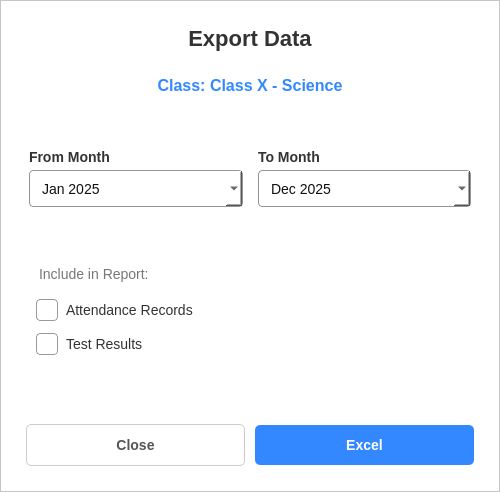
<?xml version="1.0" encoding="UTF-8"?>
<ui version="4.0">
 <class>ExportReportPopup</class>
 <widget class="QDialog" name="ExportReportPopup">
  <property name="geometry">
   <rect>
    <x>0</x>
    <y>0</y>
    <width>500</width>
    <height>492</height>
   </rect>
  </property>
  <property name="windowTitle">
   <string>Export Reports</string>
  </property>
  <property name="styleSheet">
   <string notr="true">background-color: rgb(255, 255, 255);</string>
  </property>
  <layout class="QVBoxLayout" name="verticalLayout">
   <property name="spacing">
    <number>0</number>
   </property>
   <property name="leftMargin">
    <number>0</number>
   </property>
   <property name="topMargin">
    <number>0</number>
   </property>
   <property name="rightMargin">
    <number>0</number>
   </property>
   <property name="bottomMargin">
    <number>0</number>
   </property>
   <item>
    <widget class="QFrame" name="backgroundFrame">
     <property name="styleSheet">
      <string notr="true">#backgroundFrame {
    background-color: white;
}
QLabel {
    color: #333;
    font-family: &quot;Segoe UI&quot;;
    font-size: 14px;
    font-weight: 600;
    border: none; 
}
#label_class_name {
    color: #3388FF;
    font-size: 16px;
    font-weight: 700;
}

/* Checkbox Style */
QCheckBox {
    font-family: &quot;Segoe UI&quot;;
    font-size: 14px;
    color: #333;
    spacing: 8px;
}
QCheckBox::indicator {
    width: 20px;
    height: 20px;
    border: 1px solid #999;
    border-radius: 4px;
    background: white;
}
QCheckBox::indicator:checked {
    background-color: #3388FF;
    border: 1px solid #3388FF;
    image: url(icons/checked.png); /* Ensure you handle the icon or remove this line if strictly relying on color */
}

/* General Input Style */
QDateEdit {
    height: 35px;
    padding: 0 10px;
    font-family: &quot;Segoe UI&quot;;
    font-size: 14px;
    color: #111;
    border: 1px solid rgb(150, 150, 150);
    background: #fff;
    border-radius: 4px;
}
QDateEdit:focus {
    border: 1.5px solid #3388FF;
}
QCalendarWidget QWidget { background-color: white; color: black; }
QCalendarWidget QAbstractItemView:enabled { 
    color: black; 
    selection-background-color: #3388FF; 
    selection-color: white;
}
QCalendarWidget QToolButton { color: black; icon-size: 25px; }
QCalendarWidget QSpinBox { background-color: white; color: black; }

QPushButton {
    height: 40px;
    padding: 0 16px;
    border: none;
    border-radius: 5px;
    font-family: &quot;Segoe UI&quot;;
    font-size: 14px;
    font-weight: 700;
    color: white;
}

#btn_excel {
    background-color: #3388FF;
}
#btn_excel:hover { background-color: #0055FF; }

#btn_close {
    background-color: transparent;
    color: #555;
    border: 1px solid #ccc;
}
#btn_close:hover { background-color: #f0f0f0; }
</string>
     </property>
     <property name="frameShape">
      <enum>QFrame::Shape::StyledPanel</enum>
     </property>
     <property name="frameShadow">
      <enum>QFrame::Shadow::Raised</enum>
     </property>
     <layout class="QVBoxLayout" name="verticalLayout_2">
      <property name="spacing">
       <number>20</number>
      </property>
      <property name="leftMargin">
       <number>25</number>
      </property>
      <property name="topMargin">
       <number>25</number>
      </property>
      <property name="rightMargin">
       <number>25</number>
      </property>
      <property name="bottomMargin">
       <number>25</number>
      </property>
      <item>
       <widget class="QLabel" name="label_title">
        <property name="styleSheet">
         <string notr="true">font-size: 22px; font-weight: 800; color: #333; margin-bottom: 5px;</string>
        </property>
        <property name="text">
         <string>Export Data</string>
        </property>
        <property name="alignment">
         <set>Qt::AlignmentFlag::AlignCenter</set>
        </property>
       </widget>
      </item>
      <item>
       <widget class="QLabel" name="label_class_name">
        <property name="text">
         <string>Class: Class X - Science</string>
        </property>
        <property name="alignment">
         <set>Qt::AlignmentFlag::AlignCenter</set>
        </property>
       </widget>
      </item>
      <item>
       <spacer name="verticalSpacer_top">
        <property name="orientation">
         <enum>Qt::Orientation::Vertical</enum>
        </property>
        <property name="sizeHint" stdset="0">
         <size>
          <width>20</width>
          <height>10</height>
         </size>
        </property>
       </spacer>
      </item>
      <item>
       <widget class="QGroupBox" name="group_date">
        <property name="styleSheet">
         <string notr="true">QGroupBox{border:none;}</string>
        </property>
        <layout class="QHBoxLayout" name="horizontalLayout_dates">
         <property name="spacing">
          <number>15</number>
         </property>
         <property name="leftMargin">
          <number>0</number>
         </property>
         <property name="rightMargin">
          <number>0</number>
         </property>
         <item>
          <layout class="QVBoxLayout" name="layout_from">
           <property name="spacing">
            <number>5</number>
           </property>
           <item>
            <widget class="QLabel" name="label_from">
             <property name="text">
              <string>From Month</string>
             </property>
            </widget>
           </item>
           <item>
            <widget class="QDateEdit" name="date_from">
             <property name="displayFormat">
              <string>MMM yyyy</string>
             </property>
             <property name="calendarPopup">
              <bool>true</bool>
             </property>
             <property name="date">
              <date>
               <year>2025</year>
               <month>1</month>
               <day>1</day>
              </date>
             </property>
            </widget>
           </item>
          </layout>
         </item>
         <item>
          <layout class="QVBoxLayout" name="layout_to">
           <property name="spacing">
            <number>5</number>
           </property>
           <item>
            <widget class="QLabel" name="label_to">
             <property name="text">
              <string>To Month</string>
             </property>
            </widget>
           </item>
           <item>
            <widget class="QDateEdit" name="date_to">
             <property name="displayFormat">
              <string>MMM yyyy</string>
             </property>
             <property name="calendarPopup">
              <bool>true</bool>
             </property>
             <property name="date">
              <date>
               <year>2025</year>
               <month>12</month>
               <day>31</day>
              </date>
             </property>
            </widget>
           </item>
          </layout>
         </item>
        </layout>
       </widget>
      </item>
      <item>
       <spacer name="verticalSpacer_mid">
        <property name="orientation">
         <enum>Qt::Orientation::Vertical</enum>
        </property>
        <property name="sizeHint" stdset="0">
         <size>
          <width>20</width>
          <height>10</height>
         </size>
        </property>
       </spacer>
      </item>
      <item>
       <widget class="QWidget" name="widget_checks" native="true">
        <layout class="QVBoxLayout" name="verticalLayout_checks">
         <property name="spacing">
          <number>12</number>
         </property>
         <property name="leftMargin">
          <number>10</number>
         </property>
         <item>
          <widget class="QLabel" name="label_include">
           <property name="styleSheet">
            <string notr="true">color: #777; font-weight: normal; margin-bottom: 5px;</string>
           </property>
           <property name="text">
            <string>Include in Report:</string>
           </property>
          </widget>
         </item>
         <item>
          <widget class="QCheckBox" name="check_attendance">
           <property name="cursor">
            <cursorShape>PointingHandCursor</cursorShape>
           </property>
           <property name="text">
            <string>Attendance Records</string>
           </property>
           <property name="checked">
            <bool>true</bool>
           </property>
          </widget>
         </item>
         <item>
          <widget class="QCheckBox" name="check_tests">
           <property name="cursor">
            <cursorShape>PointingHandCursor</cursorShape>
           </property>
           <property name="text">
            <string>Test Results</string>
           </property>
           <property name="checked">
            <bool>true</bool>
           </property>
          </widget>
         </item>
        </layout>
       </widget>
      </item>
      <item>
       <spacer name="verticalSpacer_bottom">
        <property name="orientation">
         <enum>Qt::Orientation::Vertical</enum>
        </property>
        <property name="sizeHint" stdset="0">
         <size>
          <width>20</width>
          <height>40</height>
         </size>
        </property>
       </spacer>
      </item>
      <item>
       <layout class="QHBoxLayout" name="horizontalLayout_actions">
        <property name="spacing">
         <number>10</number>
        </property>
        <item>
         <widget class="QPushButton" name="btn_close">
          <property name="cursor">
           <cursorShape>PointingHandCursor</cursorShape>
          </property>
          <property name="text">
           <string>Close</string>
          </property>
         </widget>
        </item>
        <item>
         <widget class="QPushButton" name="btn_excel">
          <property name="cursor">
           <cursorShape>PointingHandCursor</cursorShape>
          </property>
          <property name="text">
           <string>Excel</string>
          </property>
         </widget>
        </item>
       </layout>
      </item>
     </layout>
    </widget>
   </item>
  </layout>
 </widget>
 <resources/>
 <connections/>
</ui>
